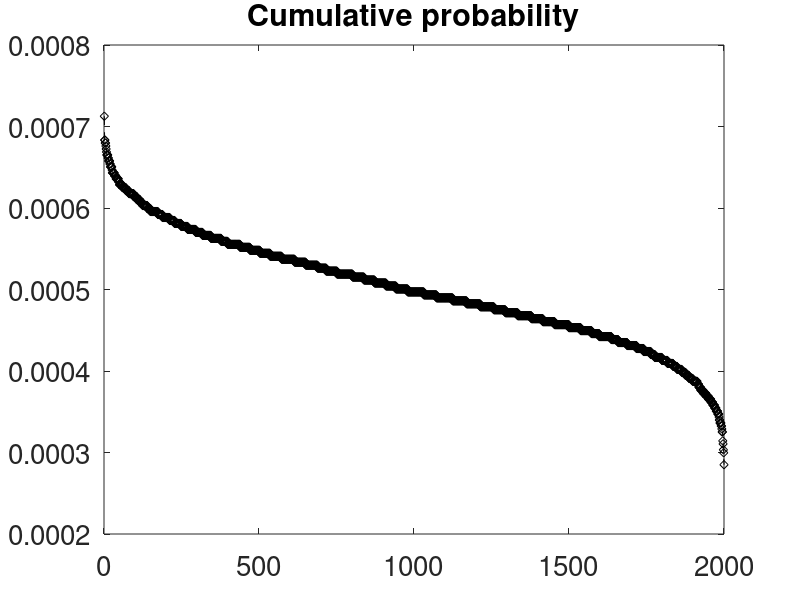

The MATLAB source for this figure:

% clc;clear all;close all;
% parameter L9, L19

 function [probabilityGT]=Q1()
 
 Nite=2000; % 5000; % No of iterations; the higher the better
 payments=zeros(1,Nite);
 for ite=1:Nite
     totalpayment=mean_std_totPayments(20);  % N=10 or 20
     payments(ite)=totalpayment;
 end
 paymentsdist=sort(payments,'descend');
 Normalizedpaymentsdist=paymentsdist/sum(paymentsdist);
 
 close all;plot(Normalizedpaymentsdist,'dk--');
 set(gca,'FontSize', 20);
 title('Cumulative probability')
 
 
 totProb=sum(Normalizedpaymentsdist);
 
 % payment is greater than or equal to 45 for N=10 OR 160 for N=20

cutoff=160;  % cutoff=45 or 160

paymentsdistGT=sort(paymentsdist(paymentsdist >= cutoff));
Normalized_paymentsdistGT=paymentsdistGT/sum(paymentsdist);
probabilityGT=sum(Normalized_paymentsdistGT);

fprintf('probability total payment >= cutoff for N : %1.10f\n',probabilityGT)
return
  
 
function [totalpayment]=mean_std_totPayments(N)

% N=10;
coins=1:N;  % N=10 or 20 etc

randomPicks=zeros(1,N);
for i=1:N
    coinPick=randsample(coins,1);
    randomPicks(i)=coinPick; 
    ind=find(coins==coinPick);
    coins(ind)=[]; % since coins are drawn iteratively without repalceemnt
end

% are paid the absolute difference between the drawn coin and the
% previously drawn coins

price=zeros(1,size(randomPicks,2)-1);
for j=1:size(randomPicks,2)-1
    if (j==1)
        p=randomPicks(j);
    else
        p=abs(randomPicks(j)-randomPicks(j-1));
    end
    price(j)=p;
end

meanpayment=mean(price);
stddeviation=std(price);

%fprintf('value of meanpayment is %1.10f\n',meanpayment);

%fprintf('standard deviation is %1.10f\n', stddeviation);

totalpayment=sum(price);
return



